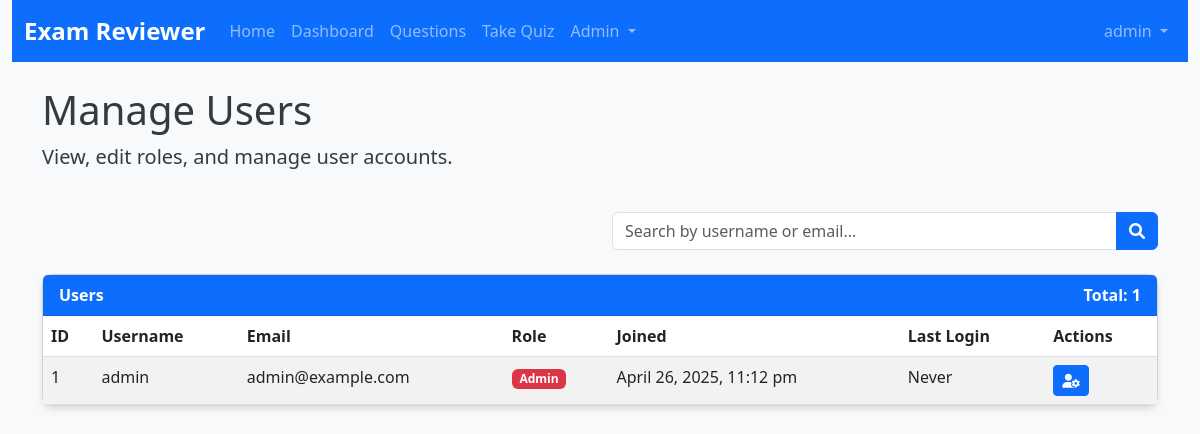
/admin/manage_users.php (signed in), run on the app's committed database.
### tables this page shows
CREATE TABLE IF NOT EXISTS users (
    user_id INT AUTO_INCREMENT PRIMARY KEY,
    username VARCHAR(30) NOT NULL UNIQUE,
    email VARCHAR(100) NOT NULL UNIQUE,
    password VARCHAR(255) NOT NULL,
    profile_image VARCHAR(255) DEFAULT NULL,
    role ENUM('user', 'admin') NOT NULL DEFAULT 'user',
    created_at TIMESTAMP NOT NULL DEFAULT CURRENT_TIMESTAMP,
    last_login TIMESTAMP NULL DEFAULT NULL
);

### includes/functions.php (called while the page is built, shortened)
<?php
function formatDate($date) {
    return date('F j, Y, g:i a', strtotime($date));
}
?>

### admin/manage_users.php (the view, shortened to what this page needs)
<?php
require_once '../includes/functions.php';
$page = isset($_GET['page']) ? (int)$_GET['page'] : 1;
$limit = 10;
$offset = ($page - 1) * $limit;
$search = isset($_GET['search']) ? sanitizeInput($_GET['search']) : null;
$pdo = getDbConnection();
$params = [];
$sql = "SELECT * FROM users";
$sql .= " ORDER BY user_id DESC LIMIT :limit OFFSET :offset";
$params[':limit'] = $limit;
$params[':offset'] = $offset;
$stmt = $pdo->prepare($sql);
foreach ($params as $key => $value) {
    $stmt->bindValue($key, $value, is_int($value) ? PDO::PARAM_INT : PDO::PARAM_STR);
}
$stmt->execute();
$users = $stmt->fetchAll();
$countSql = "SELECT COUNT(*) FROM users";
$countStmt = $pdo->prepare($countSql);
$countStmt->execute();
$total_users = $countStmt->fetchColumn();
include '../includes/header.php';
include '../includes/navbar.php';
?>
<div class="container">
    <div class="row mb-4">
        <div class="col">
            <h1>Manage Users</h1>
            <p class="lead">View, edit roles, and manage user accounts.</p>
        </div>
    </div>
    <div class="row mb-4">
        <div class="col-md-6 ms-auto">
            <form action="../admin/manage_users.php" method="GET" id="search-form">
                <div class="input-group">
                    <input type="text" class="form-control" placeholder="Search by username or email..." name="search" id="search" value="<?php echo $search; ?>">
                    <button class="btn btn-primary" type="submit"><i class="fas fa-search"></i></button>
                </div>
            </form>
        </div>
    </div>
    <div class="card">
        <div class="card-header bg-primary text-white">
            <div class="d-flex justify-content-between align-items-center">
                <span>Users</span>
                <span>Total: <?php echo $total_users; ?></span>
            </div>
        </div>
        <div class="card-body p-0">
            <?php if (empty($users)): ?>
                <div class="alert alert-info m-3">No users found.</div>
            <?php else: ?>
                <div class="table-responsive">
                    <table class="table table-striped table-hover mb-0">
                        <thead>
                            <tr>
                                <th>ID</th>
                                <th>Username</th>
                                <th>Email</th>
                                <th>Role</th>
                                <th>Joined</th>
                                <th>Last Login</th>
                                <th>Actions</th>
                            </tr>
                        </thead>
                        <tbody>
                            <?php foreach ($users as $user): ?>
                                <tr>
                                    <td><?php echo $user['user_id']; ?></td>
                                    <td><?php echo $user['username']; ?></td>
                                    <td><?php echo $user['email']; ?></td>
                                    <td>
                                        <span class="badge bg-<?php echo $user['role'] === 'admin' ? 'danger' : 'primary'; ?>">
                                            <?php echo ucfirst($user['role']); ?>
                                        </span>
                                    </td>
                                    <td><?php echo formatDate($user['created_at']); ?></td>
                                    <td><?php echo $user['last_login'] ? formatDate($user['last_login']) : 'Never'; ?></td>
                                    <td>
                                        <button type="button" class="btn btn-sm btn-primary" title="Change Role" data-bs-toggle="modal" data-bs-target="#roleModal<?php echo $user['user_id']; ?>">
                                            <i class="fas fa-user-cog"></i>
                                        </button>
                                    </td>
                                </tr>
                            <?php endforeach; ?>
                        </tbody>
                    </table>
                </div>
            <?php endif; ?>
        </div>
    </div>
</div>
<?php include '../includes/footer.php'; ?>

### assets/css/style.css (style rules this page uses)
body { background-color: #f8f9fa; color: #343a40; font-family: 'Segoe UI', Tahoma, Geneva, Verdana, sans-serif; }
.card { border-radius: 10px; box-shadow: 0 4px 6px rgba(0, 0, 0, 0.1); margin-bottom: 20px; transition: transform 0.3s ease; }
.card-header { background-color: #f8f9fa; border-bottom: 1px solid rgba(0, 0, 0, 0.125); font-weight: bold; }
.btn-primary { background-color: #0d6efd; border-color: #0d6efd; }

### data on the page
users: user_id "1", username "admin", email "admin@example.com", role "Admin", created_at "April 26, 2025, 11:12 pm", shows "Never"

### other printed values
APP_NAME "Exam Reviewer"
$_SESSION['username'] "admin"
$total_users "1"
